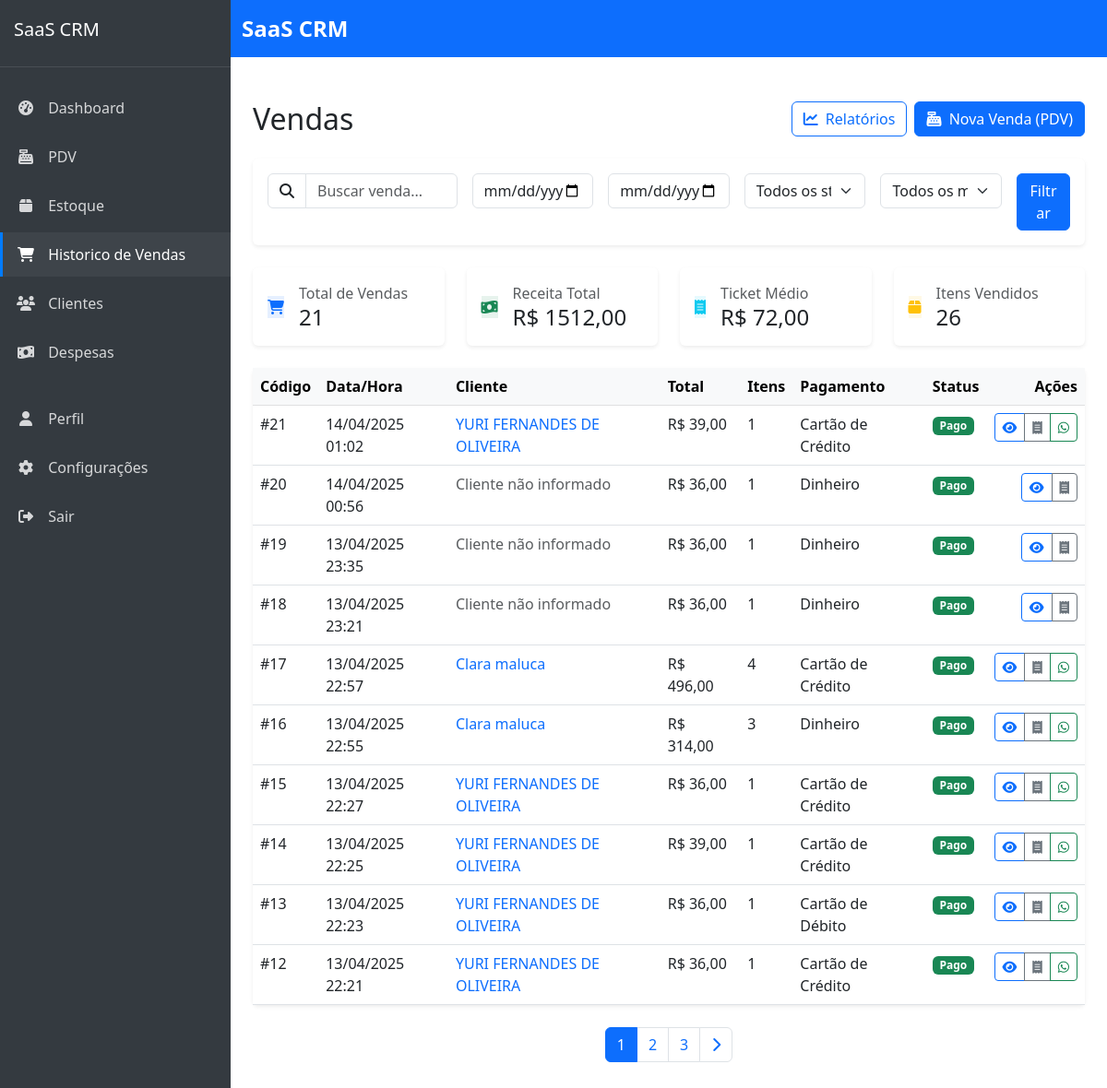
The app's page /vendas/ (signed in), older data.
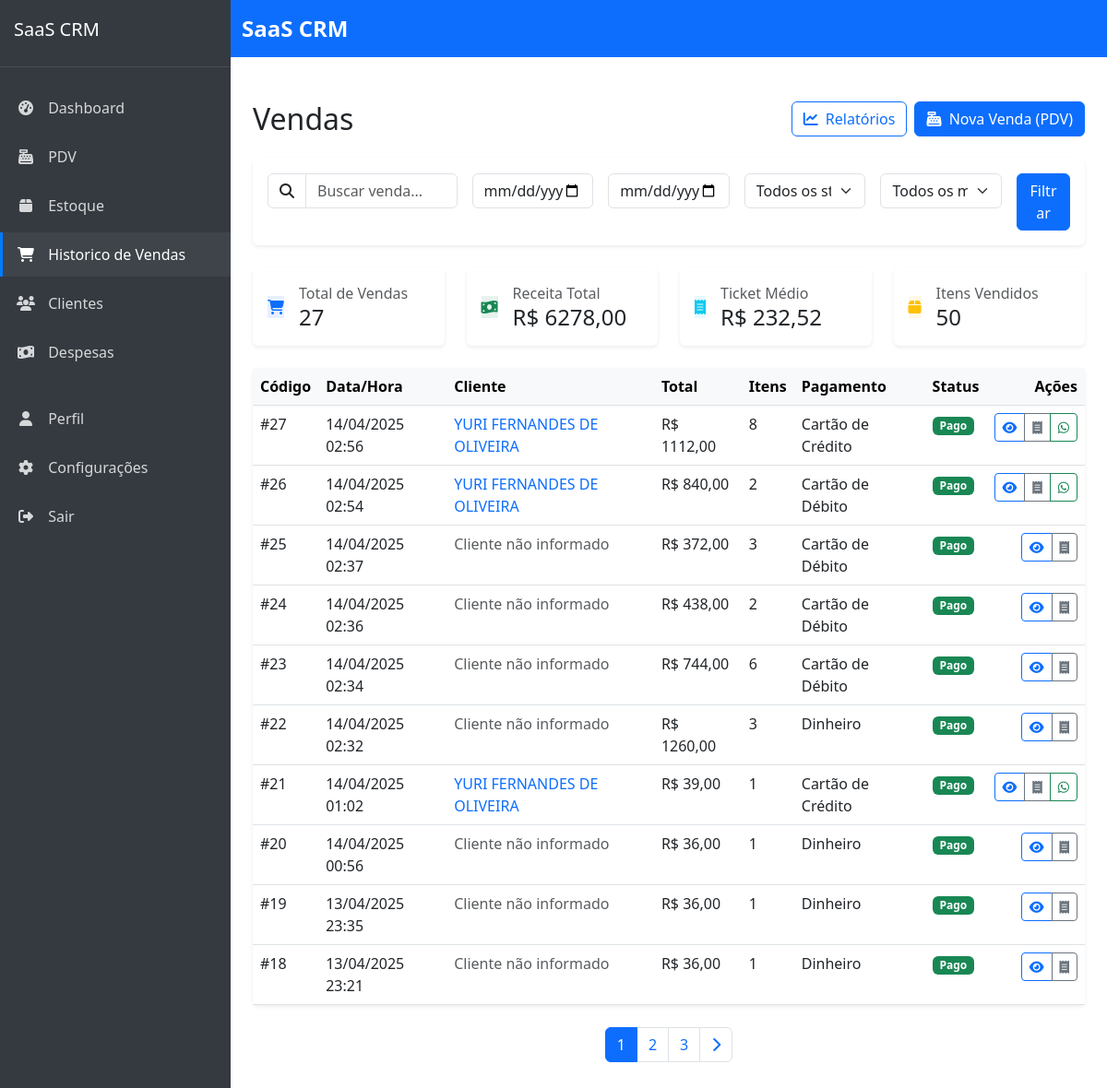
The same page, newer data.
### sales/models.py (models this page shows, shortened)
class Sale(models.Model):
    STATUS_CHOICES = (
        ('pending', 'Pendente'),
        ('paid', 'Pago'),
        ('cancelled', 'Cancelado'),
    )
    company = models.ForeignKey(Company, on_delete=models.CASCADE, verbose_name='Empresa', related_name='sales')
    customer = models.ForeignKey(Customer, on_delete=models.SET_NULL, null=True, blank=True, verbose_name='Cliente', related_name='sales')
    payment_method = models.ForeignKey(PaymentMethod, on_delete=models.SET_NULL, null=True, blank=True, verbose_name='Método de Pagamento')
    created_by = models.ForeignKey(settings.AUTH_USER_MODEL, on_delete=models.SET_NULL, null=True, blank=True, verbose_name='Criado por')
    status = models.CharField('Status', max_length=20, choices=STATUS_CHOICES, default='pending')
    total = models.DecimalField('Total', max_digits=10, decimal_places=2, default=0)
    discount = models.DecimalField('Desconto', max_digits=10, decimal_places=2, default=0)
    notes = models.TextField('Observações', blank=True, null=True)
    created_at = models.DateTimeField('Criado em', auto_now_add=True)
    updated_at = models.DateTimeField('Atualizado em', auto_now=True)
    is_canceled = models.BooleanField(default=False)
    canceled_at = models.DateTimeField(null=True, blank=True)
    canceled_by = models.ForeignKey(
        settings.AUTH_USER_MODEL, on_delete=models.SET_NULL,
        null=True, blank=True, related_name='canceled_sales'
    )
    access_token = models.CharField(max_length=64, unique=True, blank=True, null=True)
    class Meta:
        verbose_name = 'Venda'
        verbose_name_plural = 'Vendas'
        ordering = ['-created_at']

class PaymentMethod(models.Model):
    company = models.ForeignKey(Company, on_delete=models.CASCADE, verbose_name='Empresa', related_name='payment_methods')
    name = models.CharField('Nome', max_length=100)
    description = models.TextField('Descrição', blank=True, null=True)
    is_active = models.BooleanField('Ativo', default=True)
    created_at = models.DateTimeField('Criado em', default=timezone.now)
    updated_at = models.DateTimeField('Atualizado em', default=timezone.now)
    class Meta:
        verbose_name = 'Método de Pagamento'
        verbose_name_plural = 'Métodos de Pagamento'
        ordering = ['name']
        unique_together = ['company', 'name']  # Prevent duplicate payment methods within same company

### customers/models.py (models this page shows, shortened)
class Customer(models.Model):
    company = models.ForeignKey(Company, on_delete=models.CASCADE, verbose_name='Empresa', related_name='customers')
    name = models.CharField('Nome', max_length=100)
    email = models.EmailField('E-mail', max_length=100, blank=True, null=True)
    phone = models.CharField('Telefone', max_length=20, blank=True, null=True)
    address = models.CharField('Endereço', max_length=200, blank=True, null=True)
    city = models.CharField('Cidade', max_length=100, blank=True, null=True)
    state = models.CharField('Estado', max_length=2, blank=True, null=True)
    zipcode = models.CharField('CEP', max_length=9, blank=True, null=True)
    notes = models.TextField('Observações', blank=True, null=True)
    is_active = models.BooleanField('Ativo', default=True)
    loyalty_points = models.IntegerField('Pontos de Fidelidade', default=0)
    loyalty_tier = models.ForeignKey(LoyaltyTier, on_delete=models.SET_NULL, null=True, blank=True, verbose_name='Nível de Fidelidade')
    birthday = models.DateField('Data de Nascimento', null=True, blank=True)
    created_at = models.DateTimeField('Criado em', auto_now_add=True)
    updated_at = models.DateTimeField('Atualizado em', auto_now=True)
    class Meta:
        verbose_name = 'Cliente'
        verbose_name_plural = 'Clientes'
        ordering = ['name']
        unique_together = [['company', 'email'], ['company', 'phone']]  # Prevent duplicate contacts within same company

### sales/views.py (the view)
# urls.py: path('', views.sale_list, name='sale_list'),
@login_required
def sale_list(request):
    query = request.GET.get('q', '')
    status = request.GET.get('status', '')
    payment_method = request.GET.get('payment_method', '')
    date_from = request.GET.get('date_from', '')
    date_to = request.GET.get('date_to', '')
    sales = Sale.objects.filter(company=request.user.company).select_related('customer', 'payment_method')
    if query:
        sales = sales.filter(
            Q(customer__name__icontains=query) |
            Q(notes__icontains=query)
        )
    if status:
        sales = sales.filter(status=status)
    if payment_method:
        sales = sales.filter(payment_method_id=payment_method)
    if date_from:
        sales = sales.filter(created_at__date__gte=date_from)
    if date_to:
        sales = sales.filter(created_at__date__lte=date_to)
    total_sales = sales.count()
    total_revenue = float(sales.aggregate(total=Sum('total'))['total'] or 0)
    avg_ticket = total_revenue / total_sales if total_sales > 0 else 0
    total_items = (
        SaleItem.objects
        .filter(sale__in=sales)
        .aggregate(total=Sum('quantity'))['total'] or 0
    )
    sales = sales.annotate(items_count=Sum('items__quantity'))
    sales = sales.order_by('-created_at')
    paginator = Paginator(sales, 10)
    page_number = request.GET.get('page', 1)
    sales_page = paginator.get_page(page_number)
    payment_methods = PaymentMethod.objects.filter(company=request.user.company)
    context = {
        'sales': sales_page,
        'payment_methods': payment_methods,
        'query': query,
        'status': status,
        'payment_method': payment_method,
        'date_from': date_from,
        'date_to': date_to,
        'total_sales': total_sales,
        'total_revenue': total_revenue,
        'avg_ticket': avg_ticket,
        'total_items': total_items,
    }
    return render(request, 'sales/sale_list.html', context)

### templates/sales/sale_list.html (shortened to what the changed rows need)
{% extends 'core/base.html' %}
{% load humanize %}
{% block content %}
<div class="container-fluid py-4">
    <div class="d-flex justify-content-between align-items-center mb-4">
        <h1 class="h2 mb-0">Vendas</h1>
    </div>
    <div class="row g-4 mb-4">
        <div class="col-md-3">
            <div class="card border-0 shadow-sm h-100">
                <div class="card-body p-3">
                    <div class="d-flex align-items-center">
                        <div>
                            <p class="text-muted mb-0">Total de Vendas</p>
                            <h4 class="mb-0">{{ total_sales|default:0 }}</h4>
                        </div>
                    </div>
                </div>
            </div>
        </div>
        <div class="col-md-3">
            <div class="card border-0 shadow-sm h-100">
                <div class="card-body p-3">
                    <div class="d-flex align-items-center">
                        <div>
                            <p class="text-muted mb-0">Receita Total</p>
                            <h4 class="mb-0">R$ {{ total_revenue|floatformat:2 }}</h4>
                        </div>
                    </div>
                </div>
            </div>
        </div>
        <div class="col-md-3">
            <div class="card border-0 shadow-sm h-100">
                <div class="card-body p-3">
                    <div class="d-flex align-items-center">
                        <div>
                            <p class="text-muted mb-0">Ticket Médio</p>
                            <h4 class="mb-0">R$ {{ avg_ticket|floatformat:2 }}</h4>
                        </div>
                    </div>
                </div>
            </div>
        </div>
        <div class="col-md-3">
            <div class="card border-0 shadow-sm h-100">
                <div class="card-body p-3">
                    <div class="d-flex align-items-center">
                        <div>
                            <p class="text-muted mb-0">Itens Vendidos</p>
                            <h4 class="mb-0">{{ total_items|default:0 }}</h4>
                        </div>
                    </div>
                </div>
            </div>
        </div>
    </div>
    <div class="card border-0 shadow-sm">
        <div class="card-body p-0">
            <div class="table-responsive">
                <table class="table table-hover mb-0">
                    <thead class="table-light">
                        <tr>
                            <th scope="col">Código</th>
                            <th scope="col">Data/Hora</th>
                            <th scope="col">Cliente</th>
                            <th scope="col">Total</th>
                            <th scope="col">Itens</th>
                            <th scope="col">Pagamento</th>
                            <th scope="col">Status</th>
                            <th scope="col" class="text-end">Ações</th>
                        </tr>
                    </thead>
                    <tbody>
                        {% for sale in sales %}
                        <tr>
                            <td>#{{ sale.id }}</td>
                            <td>{{ sale.created_at|date:"d/m/Y H:i" }}</td>
                            <td>
                                {% if sale.customer %}
                                <a href="{% url 'customers:customer_detail' sale.customer.id %}" class="text-decoration-none">
                                    {{ sale.customer.name }}
                                </a>
                                {% else %}
                                <span class="text-muted">Cliente não informado</span>
                                {% endif %}
                            </td>
                            <td>R$ {{ sale.total|floatformat:2 }}</td>
                            <td>{{ sale.items_count|default:0 }}</td>
                            <td>{{ sale.payment_method.name }}</td>
                            <td>
                                {% if sale.status == 'paid' %}
                                <span class="badge bg-success">Pago</span>
                                {% elif sale.status == 'pending' %}
                                <span class="badge bg-warning">Pendente</span>
                                {% else %}
                                <span class="badge bg-danger">Cancelado</span>
                                {% endif %}
                            </td>
                            <td class="text-end">
                                <div class="btn-group">
                                    <a href="{% url 'sales:sale_detail' sale.id %}" class="btn btn-sm btn-outline-primary" title="Ver detalhes">
                                        <i class="fas fa-eye"></i>
                                    </a>
                                    <a href="{% url 'sales:sale_receipt' sale.id %}" class="btn btn-sm btn-outline-secondary" title="Ver recibo">
                                        <i class="fas fa-receipt"></i>
                                    </a>
                                    {% if sale.customer and sale.customer.phone %}
                                    <a href="{% url 'sales:send_whatsapp' sale.id %}" class="btn btn-sm btn-outline-success" title="Enviar agradecimento por WhatsApp">
                                        <i class="fab fa-whatsapp"></i>
                                    </a>
                                    {% endif %}
                                </div>
                            </td>
                        </tr>
                        {% endfor %}
                    </tbody>
                </table>
            </div>
        </div>
    </div>
    {% if sales.has_other_pages %}
    <nav aria-label="Paginação" class="mt-4">
        <ul class="pagination justify-content-center">
            {% for num in sales.paginator.page_range %}
            <li class="page-item {% if sales.number == num %}active{% endif %}">
                <a class="page-link" href="?page={{ num }}&q={{ query }}&status={{ status }}&payment_method={{ payment_method }}&date_from={{ date_from }}&date_to={{ date_to }}">
                    {{ num }}
                </a>
            </li>
            {% endfor %}
        </ul>
    </nav>
    {% endif %}
</div>
{% endblock %}

Row changes from the older to the newer data that the page shows:
no longer on this page (row unchanged): Sale: id "17", created_at "13/04/2025 22:57", customer.name "Clara maluca", total "496,00", items_count "4", payment_method.name "Cartão de Crédito", status "Pago"
no longer on this page (row unchanged): Sale: id "16", created_at "13/04/2025 22:55", customer.name "Clara maluca", total "314,00", items_count "3", payment_method.name "Dinheiro", status "Pago"
no longer on this page (row unchanged): Sale: id "15", created_at "13/04/2025 22:27", customer.name "YURI FERNANDES DE OLIVEIRA", total "36,00", items_count "1", payment_method.name "Cartão de Crédito", status "Pago"
no longer on this page (row unchanged): Sale: id "14", created_at "13/04/2025 22:25", customer.name "YURI FERNANDES DE OLIVEIRA", total "39,00", items_count "1", payment_method.name "Cartão de Crédito", status "Pago"
no longer on this page (row unchanged): Sale: id "13", created_at "13/04/2025 22:23", customer.name "YURI FERNANDES DE OLIVEIRA", total "36,00", items_count "1", payment_method.name "Cartão de Débito", status "Pago"
no longer on this page (row unchanged): Sale: id "12", created_at "13/04/2025 22:21", customer.name "YURI FERNANDES DE OLIVEIRA", total "36,00", items_count "1", payment_method.name "Cartão de Crédito", status "Pago"
added Sale: id "27", created_at "14/04/2025 02:56", customer.name "YURI FERNANDES DE OLIVEIRA", total "1112,00", items_count "8", payment_method.name "Cartão de Crédito", status "Pago"
added Sale: id "26", created_at "14/04/2025 02:54", customer.name "YURI FERNANDES DE OLIVEIRA", total "840,00", items_count "2", payment_method.name "Cartão de Débito", status "Pago"
added Sale: id "25", created_at "14/04/2025 02:37", shows "Cliente não informado", total "372,00", items_count "3", payment_method.name "Cartão de Débito", status "Pago"
added Sale: id "24", created_at "14/04/2025 02:36", shows "Cliente não informado", total "438,00", items_count "2", payment_method.name "Cartão de Débito", status "Pago"
added Sale: id "23", created_at "14/04/2025 02:34", shows "Cliente não informado", total "744,00", items_count "6", payment_method.name "Cartão de Débito", status "Pago"
added Sale: id "22", created_at "14/04/2025 02:32", shows "Cliente não informado", total "1260,00", items_count "3", payment_method.name "Dinheiro", status "Pago"
Text that changed along with them:
{{ total_sales|default:0 }}: "21" → "27"
{{ total_revenue|floatformat:2 }}: "1512,00" → "6278,00"
{{ avg_ticket|floatformat:2 }}: "72,00" → "232,52"
{{ total_items|default:0 }}: "26" → "50"
